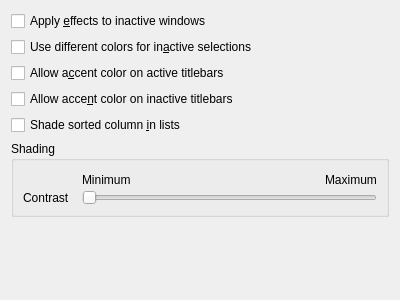
<?xml version="1.0" encoding="UTF-8"?>
<ui version="4.0">
 <class>ScmEditorOptions</class>
 <widget class="QWidget" name="ScmEditorOptions">
  <property name="geometry">
   <rect>
    <x>0</x>
    <y>0</y>
    <width>400</width>
    <height>300</height>
   </rect>
  </property>
  <layout class="QVBoxLayout" name="verticalLayout">
   <item>
    <widget class="QCheckBox" name="useInactiveEffects">
     <property name="text">
      <string>Apply &amp;effects to inactive windows</string>
     </property>
    </widget>
   </item>
   <item>
    <widget class="QCheckBox" name="inactiveSelectionEffect">
     <property name="text">
      <string>Use different colors for in&amp;active selections</string>
     </property>
    </widget>
   </item>
   <item>
    <widget class="QCheckBox" name="accentActiveTitlebar">
     <property name="text">
      <string>Allow a&amp;ccent color on active titlebars</string>
     </property>
    </widget>
   </item>
   <item>
    <widget class="QCheckBox" name="accentInactiveTitlebar">
     <property name="text">
      <string>Allow acce&amp;nt color on inactive titlebars</string>
     </property>
    </widget>
   </item>
   <item>
    <widget class="QCheckBox" name="shadeSortedColumn">
     <property name="text">
      <string>Shade sorted column &amp;in lists</string>
     </property>
    </widget>
   </item>
   <item>
    <widget class="QGroupBox" name="groupBox_5">
     <property name="toolTip">
      <string>Shading of frames and lighting (&quot;3D&quot;) effects</string>
     </property>
     <property name="title">
      <string>Shading</string>
     </property>
     <layout class="QGridLayout" name="gridLayout_3">
      <property name="horizontalSpacing">
       <number>12</number>
      </property>
      <property name="verticalSpacing">
       <number>0</number>
      </property>
      <item row="0" column="1">
       <widget class="QLabel" name="label_9">
        <property name="text">
         <string>Minimum</string>
        </property>
       </widget>
      </item>
      <item row="0" column="2">
       <spacer name="horizontalSpacer">
        <property name="orientation">
         <enum>Qt::Horizontal</enum>
        </property>
        <property name="sizeHint" stdset="0">
         <size>
          <width>198</width>
          <height>20</height>
         </size>
        </property>
       </spacer>
      </item>
      <item row="0" column="3">
       <widget class="QLabel" name="label_10">
        <property name="text">
         <string>Maximum</string>
        </property>
       </widget>
      </item>
      <item row="1" column="0">
       <widget class="QLabel" name="label_8">
        <property name="text">
         <string>Contrast</string>
        </property>
       </widget>
      </item>
      <item row="1" column="1" colspan="3">
       <widget class="QSlider" name="contrastSlider">
        <property name="maximum">
         <number>10</number>
        </property>
        <property name="pageStep">
         <number>5</number>
        </property>
        <property name="orientation">
         <enum>Qt::Horizontal</enum>
        </property>
       </widget>
      </item>
     </layout>
    </widget>
   </item>
   <item>
    <spacer name="verticalSpacer">
     <property name="orientation">
      <enum>Qt::Vertical</enum>
     </property>
     <property name="sizeHint" stdset="0">
      <size>
       <width>20</width>
       <height>40</height>
      </size>
     </property>
    </spacer>
   </item>
  </layout>
 </widget>
 <resources/>
 <connections/>
</ui>
